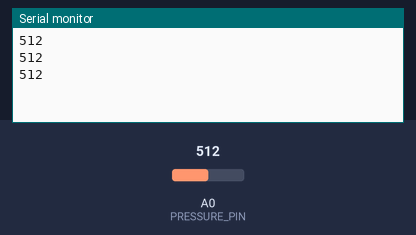
Simulated run of this sketch. Board: Arduino Uno, built with avr-gcc and run on an emulated ATmega328P. Parts: the last lines printed to the serial monitor. The test bench sets the inputs (shaded band); at power-on: A0 (PRESSURE_PIN) = 512.

Above: at 1.3 s.
1.4 s: A0 (PRESSURE_PIN) set to 716
At 1.9 s:
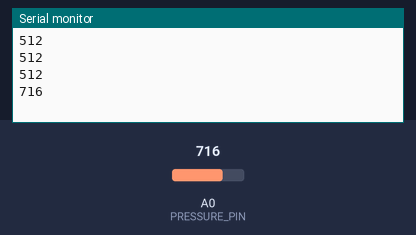
2.9 s: A0 (PRESSURE_PIN) set to 900
At 3.4 s:
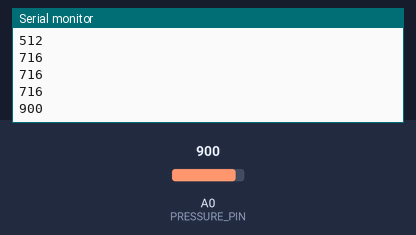
Timing chart, 0 to 5.9 s (numbered marks = the images above; inputs shaded):
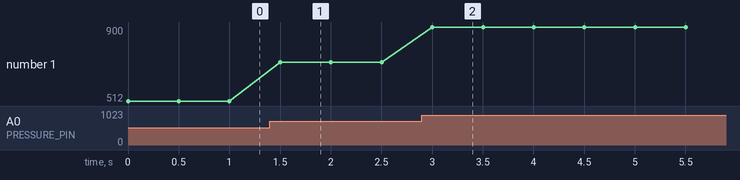

The sketch:

MAIN.ino
```cpp
#define PRESSURE_PIN  A0

void setup() {
  // put your setup code here, to run once:
  Serial.begin(250000);

}

void loop() {
  // put your main code here, to run repeatedly:
  Serial.println(analogRead(PRESSURE_PIN ));
  delay(500);
}
```

Measured:
- after the input at 1.4 s, the serial monitor: prints a new line after 0.10 s (image 1)
- after the input at 2.9 s, the serial monitor: prints a new line after 0.10 s (image 2)
- plotted number 1: 512 → 716 after the input at 1.4 s, 716 → 900 after the input at 2.9 s
